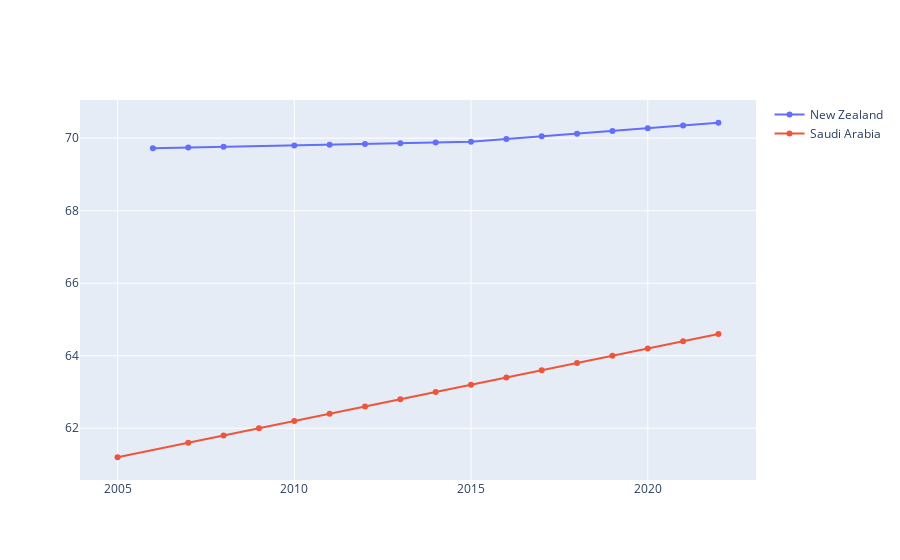

Notebook source saved alongside this figure:
### Code cell
life_year_fig = go.Figure()
life_year_fig.add_trace(
    go.Line(
        x=df_05_22.query("`Country Name` == 'New Zealand'")['Year'],
        y=df_05_22.query("`Country Name` == 'New Zealand'")['Healthy Life Expectancy At Birth'],
        name='New Zealand'
    )
)

life_year_fig.add_trace(
    go.Line(
        x=df_05_22.query("`Country Name` == 'Saudi Arabia'")['Year'],
        y=df_05_22.query("`Country Name` == 'Saudi Arabia'")['Healthy Life Expectancy At Birth'],
        name='Saudi Arabia'
    )
)

### Figure 1 — Plotly figure (JSON) as saved in the notebook; plotly's stock layout.template omitted (floating-point values rounded to 4 significant figures)
{"data": [{"name": "New Zealand", "type": "scatter", "x": [2006, 2007, 2008, 2010, 2011, 2012, 2013, 2014, 2015, 2016, 2017, 2018, 2019, 2020, 2021, 2022], "y": [69.72, 69.74, 69.76, 69.8, 69.82, 69.84, 69.86, 69.88, 69.9, 69.97, 70.05, 70.12, 70.2, 70.28, 70.35, 70.43]}, {"name": "Saudi Arabia", "type": "scatter", "x": [2005, 2007, 2008, 2009, 2010, 2011, 2012, 2013, 2014, 2015, 2016, 2017, 2018, 2019, 2020, 2021, 2022], "y": [61.2, 61.6, 61.8, 62, 62.2, 62.4, 62.6, 62.8, 63, 63.2, 63.4, 63.6, 63.8, 64, 64.2, 64.4, 64.6]}], "layout": {"autosize": true, "xaxis": {"autorange": true, "range": [2004.0, 2023.0], "type": "linear"}, "yaxis": {"autorange": true, "range": [60.44, 71.19], "type": "linear"}}}
